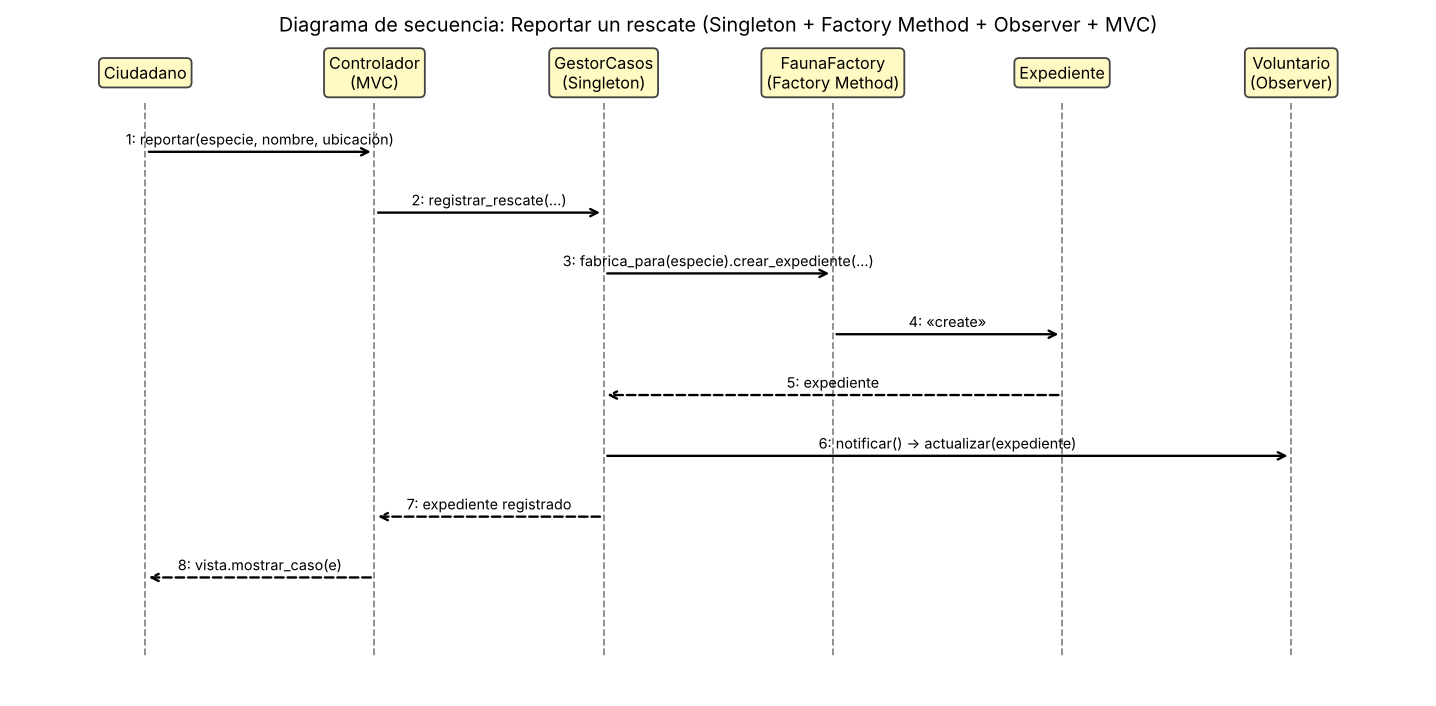

Generate this figure with Python:
import matplotlib; matplotlib.use("Agg")
import matplotlib.pyplot as plt
act = ["Ciudadano","Controlador\n(MVC)","GestorCasos\n(Singleton)","FaunaFactory\n(Factory Method)","Expediente","Voluntario\n(Observer)"]
x = [i*2.6 for i in range(len(act))]
msgs = [(0,1,"reportar(especie, nombre, ubicación)"),(1,2,"registrar_rescate(...)"),(2,3,"fabrica_para(especie).crear_expediente(...)"),(3,4,"«create»"),(4,2,"expediente"),(2,5,"notificar() → actualizar(expediente)"),(2,1,"expediente registrado"),(1,0,"vista.mostrar_caso(e)")]
fig, ax = plt.subplots(figsize=(14,6.5)); ax.axis("off"); ax.set_xlim(-1.5,x[-1]+1.5); ax.set_ylim(-len(msgs)-1.2,1.5)
for xi,a in zip(x,act):
    ax.text(xi,1,a,ha="center",va="center",fontsize=9,bbox=dict(boxstyle="round",fc="#FFF9C4",ec="#444"))
    ax.plot([xi,xi],[0.5,-len(msgs)-0.6],ls="--",c="#888",lw=1)
for i,(a,b,t) in enumerate(msgs):
    y=-i-0.3
    ax.annotate("",xy=(x[b],y),xytext=(x[a],y),arrowprops=dict(arrowstyle="->",lw=1.3,ls="--" if b<a else "-"))
    ax.text((x[a]+x[b])/2,y+0.12,f"{i+1}: {t}",ha="center",fontsize=8)
ax.set_title("Diagrama de secuencia: Reportar un rescate (Singleton + Factory Method + Observer + MVC)",fontsize=11)
plt.savefig("secuencia.png",dpi=130,bbox_inches="tight")
